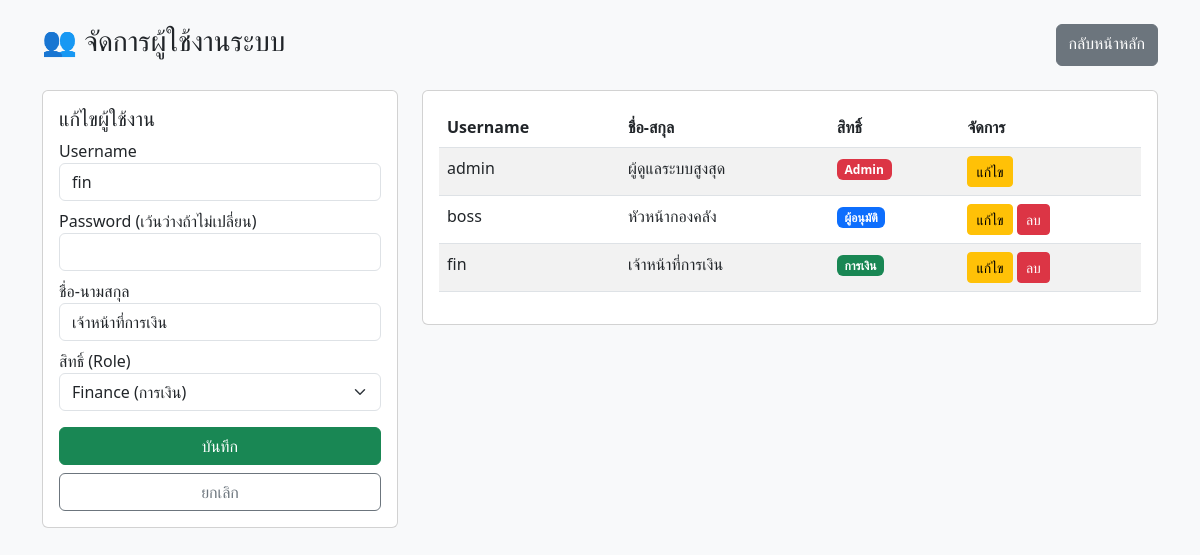
Page /admin_users.php?edit=3 (signed in) on the committed database.
### tables this page shows
CREATE TABLE `users` (
  `id` int NOT NULL,
  `username` varchar(50) NOT NULL,
  `password` varchar(255) NOT NULL,
  `fullname` varchar(100) NOT NULL,
  `role` enum('admin','approver','finance') NOT NULL DEFAULT 'finance'
);

### admin_users.php (the view, shortened to what this page needs)
<?php
require 'db.php';
$users = $pdo->query("SELECT * FROM users ORDER BY id ASC")->fetchAll();
$editUser = null;
if(isset($_GET['edit'])) {
    $stmt = $pdo->prepare("SELECT * FROM users WHERE id=?");
    $stmt->execute([$_GET['edit']]);
    $editUser = $stmt->fetch();
}
?>
<!DOCTYPE html>
<html lang="th">
<head>
    <link href="https://cdn.jsdelivr.net/npm/bootstrap@5.3.0/dist/css/bootstrap.min.css" rel="stylesheet">
</head>
<body class="p-4 bg-light">
    <div class="container">
        <div class="d-flex justify-content-between mb-4">
            <h3>👥 จัดการผู้ใช้งานระบบ</h3>
            <a href="admin.php" class="btn btn-secondary">กลับหน้าหลัก</a>
        </div>
        <div class="row">
            <div class="col-md-4">
                <div class="card p-3">
                    <h5><?php echo $editUser ? 'แก้ไขผู้ใช้งาน' : 'เพิ่มผู้ใช้งานใหม่'; ?></h5>
                    <form method="POST">
                        <div class="mb-2">
                            <label>Username</label>
                            <input type="text" name="username" class="form-control" value="<?php echo $editUser['username'] ?? ''; ?>" required>
                        </div>
                        <div class="mb-2">
                            <label>Password <?php echo $editUser ? '(เว้นว่างถ้าไม่เปลี่ยน)' : ''; ?></label>
                            <input type="password" name="password" class="form-control" <?php echo $editUser ? '' : 'required'; ?>>
                        </div>
                        <div class="mb-2">
                            <label>ชื่อ-นามสกุล</label>
                            <input type="text" name="fullname" class="form-control" value="<?php echo $editUser['fullname'] ?? ''; ?>" required>
                        </div>
                        <div class="mb-3">
                            <label>สิทธิ์ (Role)</label>
                            <select name="role" class="form-select">
                                <option value="finance" <?php if(($editUser['role']??'')=='finance') echo 'selected'; ?>>Finance (การเงิน)</option>
                            </select>
                        </div>
                        <button type="submit" class="btn btn-success w-100">บันทึก</button>
                        <?php if($editUser): ?>
                            <a href="admin_users.php" class="btn btn-outline-secondary w-100 mt-2">ยกเลิก</a>
                        <?php endif; ?>
                    </form>
                </div>
            </div>
            <div class="col-md-8">
                <div class="card p-3">
                    <table class="table table-striped">
                        <thead>
                            <tr>
                                <th>Username</th>
                                <th>ชื่อ-สกุล</th>
                                <th>สิทธิ์</th>
                                <th>จัดการ</th>
                            </tr>
                        </thead>
                        <tbody>
                            <?php foreach($users as $u): ?>
                            <tr>
                                <td><?php echo $u['username']; ?></td>
                                <td><?php echo $u['fullname']; ?></td>
                                <td>
                                    <?php
                                        if($u['role']=='admin') echo '<span class="badge bg-danger">Admin</span>';
                                        elseif($u['role']=='approver') echo '<span class="badge bg-primary">ผู้อนุมัติ</span>';
                                        else echo '<span class="badge bg-success">การเงิน</span>';
                                    ?>
                                </td>
                                <td>
                                    <a href="?edit=<?php echo $u['id']; ?>" class="btn btn-sm btn-warning">แก้ไข</a>
                                    <?php if($u['username'] != 'admin'):  ?>
                                        <a href="?delete=<?php echo $u['id']; ?>" class="btn btn-sm btn-danger" onclick="return confirm('ยืนยันลบ?')">ลบ</a>
                                    <?php endif; ?>
                                </td>
                            </tr>
                            <?php endforeach; ?>
                        </tbody>
                    </table>
                </div>
            </div>
        </div>
    </div>
</body>
</html>

### rows in the picture
users: username "fin", fullname "เจ้าหน้าที่การเงิน", role "Finance (การเงิน)"
users: username "admin", fullname "ผู้ดูแลระบบสูงสุด", role "Admin"
users: username "boss", fullname "หัวหน้ากองคลัง", role "ผู้อนุมัติ"
